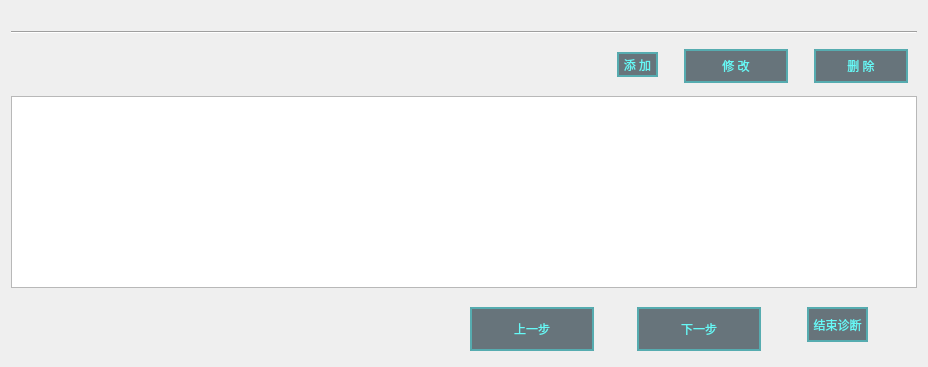
          <widget class="QWidget" name="page_main_select_known_symptom">
           <property name="minimumSize">
            <size>
             <width>0</width>
             <height>50</height>
            </size>
           </property>
           <property name="styleSheet">
            <string notr="true">#page_main_select_known_symptom{background-color: rgba(19, 67, 79, 1);
    border-color: rgba(19, 67, 79, 1);
    border: 2px solid rgba(61, 255, 255,0.4);
    margin: 2px;}

QGroupBox{
	background-color: rgba(16, 57, 70, 1);
	border: 0px solid rgb(111, 255, 255);
	margin-top:3.3ex;
	color: rgba(102, 249, 247, 1);
	font: 12pt &quot;微软雅黑&quot;;
}

QGroupBox::title{
	subcontrol-origin: margin;
	subcontrol-position: top center;
	background-color: rgba(19, 67, 79, 1);
	padding: 7 10000px;
}

QLineEdit{
	background-color: rgba(255, 255, 255,0.2);
	border-width:0;
	border-style:outset;
	color: rgba(102, 249, 247, 1);
	font: 12pt &quot;微软雅黑&quot;;
}

QLabel{
	color: rgba(102, 249, 247, 1);
	font: 12pt &quot;微软雅黑&quot;;
}

QRadioButton{
	color: rgba(102, 249, 247, 1);
	font: 12pt &quot;微软雅黑&quot;;
}

QRadioButton::indicator{
	border-color: rgba(255, 255, 255,0);
	background:transparent;
}


QRadioButton::indicator:checked{
	border-image:url(:/widget/images/green.png)
}

QRadioButton::indicator:unchecked{
	border-image:url(:/widget/images/unchecked.png)
}

QToolButton{
	border: 2px solid rgba(61, 255, 255,0.4);
	background-color: rgba(12, 34, 45, 0.6);
	font: 10pt &quot;微软雅黑&quot;;
	color: rgba(102, 249, 247, 1);
	text-align：center;
}

QToolButton::disabled{
	border: 0px;
	color: rgba(102, 249, 247, 0.3);
	text-align：center;
}

QToolButton::pressed{
	border: 2px solid rgba(61, 255, 255,0.8);
	background-color: rgba(12, 34, 45, 1);
	font: 12pt &quot;微软雅黑&quot;;
}

QToolButton::hover{
	border: 2.5px solid rgba(61, 255, 255,0.8);
	background-color: rgba(12, 34, 45, 0.6);
	font: 75 12pt &quot;微软雅黑&quot;;
}

QDoubleSpinBox{
	border: 0px solid rgba(61, 255, 255,0.4);
	background-color: rgba(255, 255, 255, 0.2);
	font: 12pt &quot;Times New Roman&quot;;
	color: rgba(102, 249, 247, 1);
	text-align：center;
	padding-left:10px;
}</string>
           </property>
           <layout class="QVBoxLayout" name="verticalLayout_20">
            <item>
             <spacer name="horizontalSpacer_30">
              <property name="orientation">
               <enum>Qt::Horizontal</enum>
              </property>
              <property name="sizeHint" stdset="0">
               <size>
                <width>906</width>
                <height>20</height>
               </size>
              </property>
             </spacer>
            </item>
            <item>
             <widget class="Line" name="line_select_known_symptom_1">
              <property name="orientation">
               <enum>Qt::Horizontal</enum>
              </property>
             </widget>
            </item>
            <item>
             <widget class="QWidget" name="widget_select_known_symptom_2" native="true">
              <property name="maximumSize">
               <size>
                <width>16777215</width>
                <height>50</height>
               </size>
              </property>
              <layout class="QHBoxLayout" name="horizontalLayout_15">
               <item>
                <spacer name="horizontalSpacer_17">
                 <property name="orientation">
                  <enum>Qt::Horizontal</enum>
                 </property>
                 <property name="sizeHint" stdset="0">
                  <size>
                   <width>40</width>
                   <height>20</height>
                  </size>
                 </property>
                </spacer>
               </item>
               <item>
                <spacer name="horizontalSpacer_212">
                 <property name="orientation">
                  <enum>Qt::Horizontal</enum>
                 </property>
                 <property name="sizeHint" stdset="0">
                  <size>
                   <width>483</width>
                   <height>20</height>
                  </size>
                 </property>
                </spacer>
               </item>
               <item>
                <widget class="QToolButton" name="toolButton_known_symptom_add">
                 <property name="styleSheet">
                  <string notr="true"/>
                 </property>
                 <property name="text">
                  <string>添 加</string>
                 </property>
                </widget>
               </item>
               <item>
                <spacer name="verticalSpacer_4">
                 <property name="orientation">
                  <enum>Qt::Vertical</enum>
                 </property>
                 <property name="sizeHint" stdset="0">
                  <size>
                   <width>20</width>
                   <height>40</height>
                  </size>
                 </property>
                </spacer>
               </item>
               <item>
                <widget class="QToolButton" name="toolButton_not_exit_symptom_modify">
                 <property name="minimumSize">
                  <size>
                   <width>104</width>
                   <height>34</height>
                  </size>
                 </property>
                 <property name="styleSheet">
                  <string notr="true"/>
                 </property>
                 <property name="text">
                  <string>修 改</string>
                 </property>
                </widget>
               </item>
               <item>
                <spacer name="verticalSpacer_5">
                 <property name="orientation">
                  <enum>Qt::Vertical</enum>
                 </property>
                 <property name="sizeHint" stdset="0">
                  <size>
                   <width>20</width>
                   <height>25</height>
                  </size>
                 </property>
                </spacer>
               </item>
               <item>
                <widget class="QToolButton" name="toolButton_known_symptom_delete">
                 <property name="minimumSize">
                  <size>
                   <width>94</width>
                   <height>34</height>
                  </size>
                 </property>
                 <property name="styleSheet">
                  <string notr="true"/>
                 </property>
                 <property name="text">
                  <string>删 除</string>
                 </property>
                </widget>
               </item>
              </layout>
             </widget>
            </item>
            <item>
             <widget class="QTableWidget" name="tableWidget_known_symptom_select">
              <property name="editTriggers">
               <set>QAbstractItemView::NoEditTriggers</set>
              </property>
              <property name="selectionBehavior">
               <enum>QAbstractItemView::SelectRows</enum>
              </property>
             </widget>
            </item>
            <item>
             <widget class="QWidget" name="widget_select_known_symptom_3" native="true">
              <layout class="QHBoxLayout" name="horizontalLayout_23">
               <item>
                <spacer name="horizontalSpacer_213">
                 <property name="orientation">
                  <enum>Qt::Horizontal</enum>
                 </property>
                 <property name="sizeHint" stdset="0">
                  <size>
                   <width>28</width>
                   <height>20</height>
                  </size>
                 </property>
                </spacer>
               </item>
               <item>
                <spacer name="horizontalSpacer_214">
                 <property name="orientation">
                  <enum>Qt::Horizontal</enum>
                 </property>
                 <property name="sizeHint" stdset="0">
                  <size>
                   <width>35</width>
                   <height>20</height>
                  </size>
                 </property>
                </spacer>
               </item>
               <item>
                <spacer name="horizontalSpacer_215">
                 <property name="orientation">
                  <enum>Qt::Horizontal</enum>
                 </property>
                 <property name="sizeHint" stdset="0">
                  <size>
                   <width>17</width>
                   <height>20</height>
                  </size>
                 </property>
                </spacer>
               </item>
               <item>
                <spacer name="horizontalSpacer_216">
                 <property name="orientation">
                  <enum>Qt::Horizontal</enum>
                 </property>
                 <property name="sizeHint" stdset="0">
                  <size>
                   <width>35</width>
                   <height>20</height>
                  </size>
                 </property>
                </spacer>
               </item>
               <item>
                <spacer name="horizontalSpacer_217">
                 <property name="orientation">
                  <enum>Qt::Horizontal</enum>
                 </property>
                 <property name="sizeHint" stdset="0">
                  <size>
                   <width>34</width>
                   <height>20</height>
                  </size>
                 </property>
                </spacer>
               </item>
               <item>
                <spacer name="horizontalSpacer_218">
                 <property name="orientation">
                  <enum>Qt::Horizontal</enum>
                 </property>
                 <property name="sizeHint" stdset="0">
                  <size>
                   <width>35</width>
                   <height>20</height>
                  </size>
                 </property>
                </spacer>
               </item>
               <item>
                <spacer name="horizontalSpacer_219">
                 <property name="orientation">
                  <enum>Qt::Horizontal</enum>
                 </property>
                 <property name="sizeHint" stdset="0">
                  <size>
                   <width>54</width>
                   <height>20</height>
                  </size>
                 </property>
                </spacer>
               </item>
               <item>
                <spacer name="horizontalSpacer_220">
                 <property name="orientation">
                  <enum>Qt::Horizontal</enum>
                 </property>
                 <property name="sizeHint" stdset="0">
                  <size>
                   <width>53</width>
                   <height>20</height>
                  </size>
                 </property>
                </spacer>
               </item>
               <item>
                <spacer name="horizontalSpacer_221">
                 <property name="orientation">
                  <enum>Qt::Horizontal</enum>
                 </property>
                 <property name="sizeHint" stdset="0">
                  <size>
                   <width>44</width>
                   <height>20</height>
                  </size>
                 </property>
                </spacer>
               </item>
               <item>
                <spacer name="horizontalSpacer_222">
                 <property name="orientation">
                  <enum>Qt::Horizontal</enum>
                 </property>
                 <property name="sizeHint" stdset="0">
                  <size>
                   <width>39</width>
                   <height>20</height>
                  </size>
                 </property>
                </spacer>
               </item>
               <item>
                <spacer name="horizontalSpacer_223">
                 <property name="orientation">
                  <enum>Qt::Horizontal</enum>
                 </property>
                 <property name="sizeHint" stdset="0">
                  <size>
                   <width>17</width>
                   <height>20</height>
                  </size>
                 </property>
                </spacer>
               </item>
               <item>
                <widget class="QToolButton" name="toolButton_known_symptom_select_last">
                 <property name="minimumSize">
                  <size>
                   <width>124</width>
                   <height>44</height>
                  </size>
                 </property>
                 <property name="maximumSize">
                  <size>
                   <width>100</width>
                   <height>35</height>
                  </size>
                 </property>
                 <property name="styleSheet">
                  <string notr="true"/>
                 </property>
                 <property name="text">
                  <string>上一步</string>
                 </property>
                </widget>
               </item>
               <item>
                <spacer name="horizontalSpacer_224">
                 <property name="orientation">
                  <enum>Qt::Horizontal</enum>
                 </property>
                 <property name="sizeHint" stdset="0">
                  <size>
                   <width>34</width>
                   <height>20</height>
                  </size>
                 </property>
                </spacer>
               </item>
               <item>
                <widget class="QToolButton" name="toolButton_known_symptom_select_next">
                 <property name="minimumSize">
                  <size>
                   <width>124</width>
                   <height>44</height>
                  </size>
                 </property>
                 <property name="maximumSize">
                  <size>
                   <width>100</width>
                   <height>35</height>
                  </size>
                 </property>
                 <property name="styleSheet">
                  <string notr="true"/>
                 </property>
                 <property name="text">
                  <string>下一步</string>
                 </property>
                </widget>
               </item>
               <item>
                <spacer name="horizontalSpacer_225">
                 <property name="orientation">
                  <enum>Qt::Horizontal</enum>
                 </property>
                 <property name="sizeHint" stdset="0">
                  <size>
                   <width>40</width>
                   <height>20</height>
                  </size>
                 </property>
                </spacer>
               </item>
               <item>
                <widget class="QToolButton" name="BtnEndDiagnose_2">
                 <property name="maximumSize">
                  <size>
                   <width>100</width>
                   <height>35</height>
                  </size>
                 </property>
                 <property name="styleSheet">
                  <string notr="true"/>
                 </property>
                 <property name="text">
                  <string>结束诊断</string>
                 </property>
                </widget>
               </item>
               <item>
                <spacer name="horizontalSpacer_13">
                 <property name="orientation">
                  <enum>Qt::Horizontal</enum>
                 </property>
                 <property name="sizeHint" stdset="0">
                  <size>
                   <width>40</width>
                   <height>20</height>
                  </size>
                 </property>
                </spacer>
               </item>
              </layout>
             </widget>
            </item>
           </layout>
          </widget>
